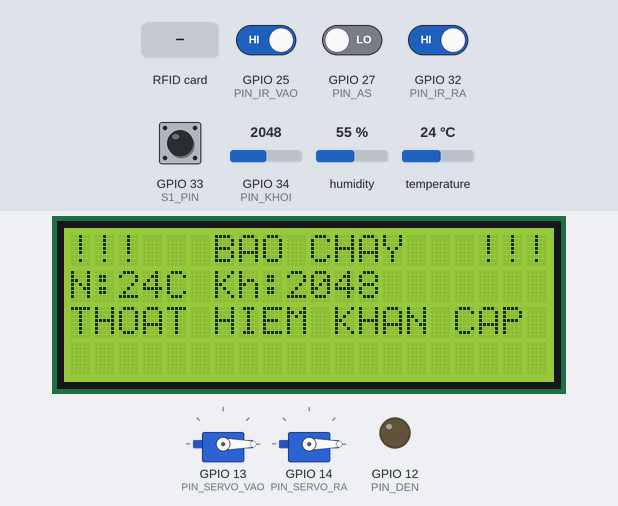
The sketch below on a simulated ESP32. On the bench: 2 × servo, 20×4 character LCD, output pins drawn as LEDs (lit = HIGH). The test bench sets the inputs (shaded band); at power-on: GPIO 25 (PIN_IR_VAO), GPIO 32 (PIN_IR_RA), GPIO 33 (S1_PIN) HIGH, GPIO 27 (PIN_AS) LOW, GPIO 34 (PIN_KHOI) = 2048, humidity 55 %, temperature 24 °C. EEPROM starts erased; pins used as bus, display or sensor lines are not drawn.

Above: at 1.2 s.
1.3 s: RFID card 63 07 E2 0C held to the reader
At 2.1 s:
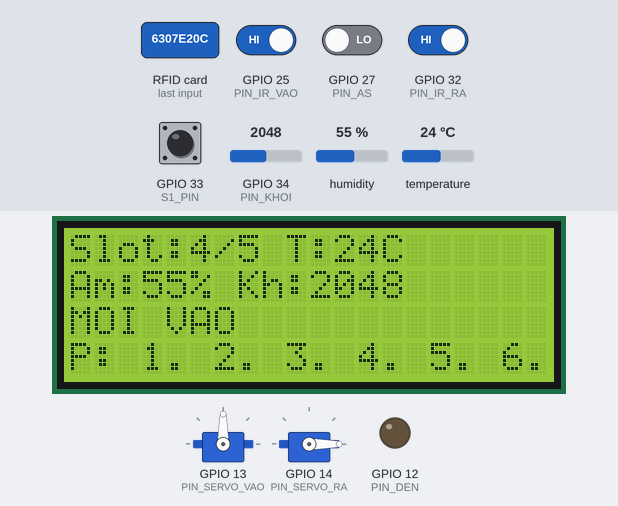
3.9 s: RFID card 6E 8A 42 03 held to the reader
At 4.6 s:
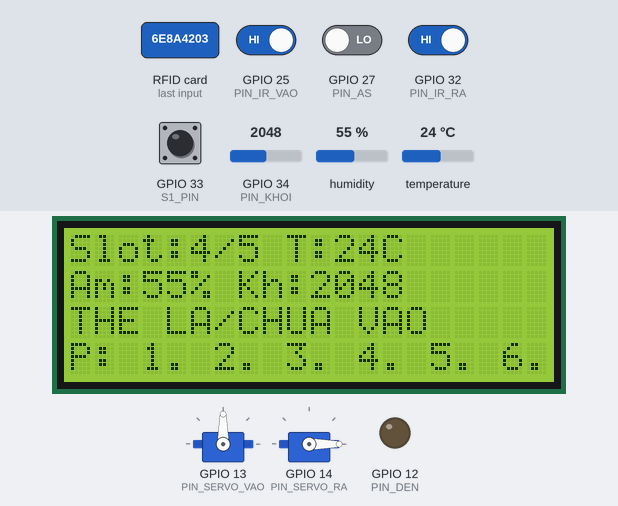
5.7 s: GPIO 34 (PIN_KHOI) set to 1928
At 7.9 s:
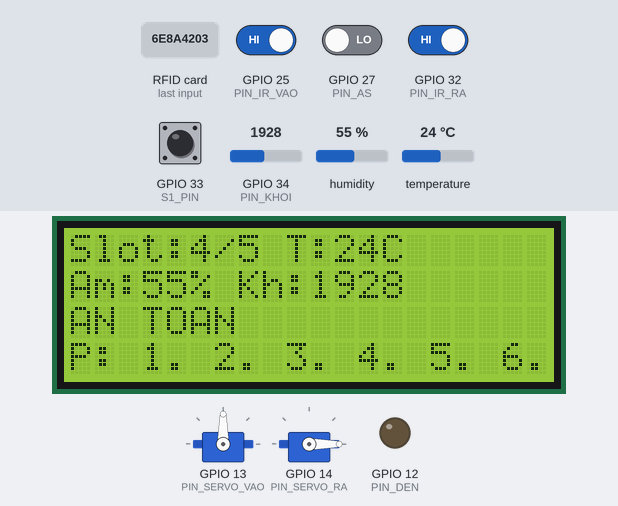
8.2 s: GPIO 33 (S1_PIN) pulled LOW for 1 s
11.1 s: RFID card 63 07 E2 0C held to the reader
At 11.8 s:
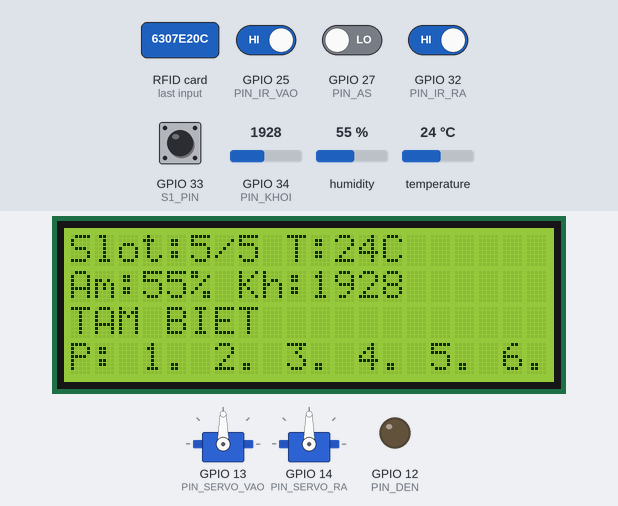
12.8 s: GPIO 33 (S1_PIN) pulled LOW for 3.2 s
Timing chart, 0 to 15.8 s (numbered marks = the images above; inputs shaded):
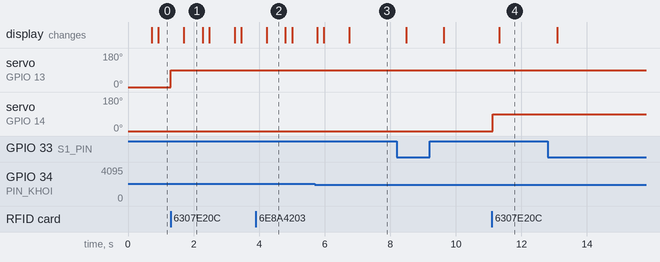

The sketch:

main.ino
```cpp
#include <SPI.h>
#include <MFRC522.h>
#include <ESP32Servo.h>
#include <LiquidCrystal_I2C.h>
#include <DHT.h>

#include "config.h"
#include "task_kiem_soat.h"
#include "task_hien_thi.h"
#include "task_an_toan.h"

MFRC522 rfidVao(SS_PIN_VAO, RST_PIN);
MFRC522 rfidRa(SS_PIN_RA, RST_PIN);
Servo barrierVao; Servo barrierRa;
LiquidCrystal_I2C lcd(0x27, 20, 4);
DHT dht22(PIN_DHT, DHT22);

float nhiet_do = 0.0, do_am = 0.0;
int nong_do_khoi = 0, so_cho_trong = 5;
String trang_thai_he_thong = "AN TOAN             ";
bool xe_dang_trong_bai[10] = {false};
bool trang_thai_slot[6] = {false};

void TaskDocSlot(void *pvParameters) {
  pinMode(S1_PIN, INPUT_PULLUP);
  for (;;) {
    trang_thai_slot[0] = (digitalRead(S1_PIN) == LOW);
    for(int i = 1; i < 6; i++) trang_thai_slot[i] = false;
    vTaskDelay(300 / portTICK_PERIOD_MS);
  }
}

void setup() {
  SPI.begin();
  xTaskCreate(TaskAnToan, "AnToan", 4096, NULL, 4, NULL);
  xTaskCreatePinnedToCore(TaskCongVao, "CongVao", 4096, NULL, 3, NULL, 1);
  xTaskCreatePinnedToCore(TaskCongRa,  "CongRa",  4096, NULL, 3, NULL, 1);
  xTaskCreate(TaskDocSlot, "DocSlot", 2048, NULL, 2, NULL);
  xTaskCreate(TaskHienThi, "HienThi", 2048, NULL, 2, NULL);
}

void loop() { vTaskDelay(10 / portTICK_PERIOD_MS); }
```

task_an_toan.h
```cpp
#ifndef TASK_AN_TOAN_H
#define TASK_AN_TOAN_H
#include "config.h"
#include <DHT.h>

extern DHT dht22;

void TaskAnToan(void *pvParameters) {
  dht22.begin();
  pinMode(PIN_KHOI, INPUT);

  pinMode(PIN_AS, INPUT);
  pinMode(PIN_DEN, OUTPUT);
  digitalWrite(PIN_DEN, LOW);

  for (;;) {
    nhiet_do = dht22.readTemperature();
    do_am = dht22.readHumidity();
    nong_do_khoi = analogRead(PIN_KHOI);

    // --- LOGIC CHIẾU SÁNG (ĐÃ ĐỔI SANG HIGH) ---
    // Nếu che tay (Tối) mà bồ thấy tín hiệu trả về là HIGH
    // thì dùng lệnh này để nó BẬT đèn bãi xe lên
    if (digitalRead(PIN_AS) == HIGH) {
      digitalWrite(PIN_DEN, HIGH); // Trời tối (Tín hiệu HIGH) -> Bật đèn
    } else {
      digitalWrite(PIN_DEN, LOW);  // Trời sáng (Tín hiệu LOW) -> Tắt đèn
    }

    // --- LOGIC BÁO CHÁY ---
    if (isnan(nhiet_do)) nhiet_do = 0;
    if (isnan(do_am)) do_am = 0;

    if (nhiet_do > 60 || nong_do_khoi > 2000) {
      trang_thai_he_thong = "CHAY!               ";
    } else {
      if (trang_thai_he_thong == "CHAY!               ") {
        trang_thai_he_thong = "AN TOAN             ";
      }
    }

    vTaskDelay(500 / portTICK_PERIOD_MS);
  }
}
#endif
```

task_hien_thi.h
```cpp
#ifndef TASK_HIEN_THI_H
#define TASK_HIEN_THI_H
#include "config.h"
#include <LiquidCrystal_I2C.h>

extern LiquidCrystal_I2C lcd;

void TaskHienThi(void *pvParameters) {
  lcd.init(); lcd.backlight();
  lcd.clear();

  for (;;) {
    String tt = trang_thai_he_thong;
    tt.trim();

    if (tt == "CHAY!") {
      lcd.setCursor(0, 0); lcd.print("!!!   BAO CHAY   !!!");
      lcd.setCursor(0, 1); lcd.print("N:"); lcd.print((int)nhiet_do); lcd.print("C Kh:"); lcd.print(nong_do_khoi); lcd.print("    ");
      lcd.setCursor(0, 2); lcd.print("THOAT HIEM KHAN CAP ");
      lcd.setCursor(0, 3); lcd.print("                    ");
      lcd.noBacklight(); vTaskDelay(200 / portTICK_PERIOD_MS); lcd.backlight(); vTaskDelay(200 / portTICK_PERIOD_MS);
    }
    else {
      lcd.setCursor(0, 0);
      String strLine0 = "Slot:" + String(so_cho_trong) + "/5 T:" + String((int)nhiet_do) + "C";
      lcd.print(strLine0);
      for(int i = strLine0.length(); i < 20; i++) lcd.print(" ");

      lcd.setCursor(0, 1);
      String strLine1 = "Am:" + String((int)do_am) + "% Kh:" + String(nong_do_khoi);
      lcd.print(strLine1);
      for(int i = strLine1.length(); i < 20; i++) lcd.print(" ");

      lcd.setCursor(0, 2);
      lcd.print(trang_thai_he_thong);

      lcd.setCursor(0, 3);
      lcd.print("P: ");
      for(int i = 0; i < 6; i++) {
        lcd.print(i+1);
        if(trang_thai_slot[i]) lcd.print("x"); else lcd.print(".");
        if(i < 5) lcd.print(" ");
      }
    }
    vTaskDelay(500 / portTICK_PERIOD_MS);
  }
}
#endif
```

task_kiem_soat.h
```cpp
#ifndef TASK_KIEM_SOAT_H
#define TASK_KIEM_SOAT_H
#include "config.h"
#include <MFRC522.h>
#include <ESP32Servo.h>
#include <Preferences.h>

extern MFRC522 rfidVao;
extern MFRC522 rfidRa;
extern Servo barrierVao; extern Servo barrierRa;

String danh_sach_xe[10];
int so_luong_the = 0;
int che_do_quan_ly = 0;
Preferences prefs;

SemaphoreHandle_t spi_mutex = NULL;
SemaphoreHandle_t servo_mutex = NULL;

void cap_nhat_flash() {
  prefs.putInt("count", so_luong_the);
  for (int i = 0; i < 10; i++) {
    String key = "c" + String(i);
    if (i < so_luong_the) prefs.putString(key.c_str(), danh_sach_xe[i]);
    else prefs.remove(key.c_str());
  }
}

void load_du_lieu_tu_flash() {
  prefs.begin("parking", false);
  so_luong_the = prefs.getInt("count", 0);
  if (so_luong_the == 0) {
    danh_sach_xe[0] = "63:07:E2:0C"; danh_sach_xe[1] = "6E:8A:42:03";
    danh_sach_xe[2] = "4B:F1:30:02"; danh_sach_xe[3] = "03:4D:E1:0C";
    danh_sach_xe[4] = "A9:09:44:03";
    so_luong_the = 5; cap_nhat_flash();
  } else {
    for (int i = 0; i < so_luong_the; i++) {
      String key = "c" + String(i);
      danh_sach_xe[i] = prefs.getString(key.c_str(), "");
    }
  }
}

// =========================================================
// TASK 1: QUẢN LÝ CỔNG VÀO
// =========================================================
void TaskCongVao(void *pvParameters) {
  load_du_lieu_tu_flash();
  spi_mutex = xSemaphoreCreateMutex();
  servo_mutex = xSemaphoreCreateMutex();

  // Setup chân cơ bản
  pinMode(SS_PIN_VAO, OUTPUT); digitalWrite(SS_PIN_VAO, HIGH);
  pinMode(PIN_IR_VAO, INPUT_PULLUP);
  barrierVao.attach(PIN_SERVO_VAO); barrierVao.write(0);

  // --- KHỞI ĐỘNG MẮT VÀO ĐÚNG 1 LẦN DUY NHẤT Ở ĐÂY ---
  vTaskDelay(100 / portTICK_PERIOD_MS);
  xSemaphoreTake(spi_mutex, portMAX_DELAY);
  rfidVao.PCD_Init();
  xSemaphoreGive(spi_mutex);

  for (;;) {
    String uid = ""; bool co_the = false;

    // --- TRONG VÒNG LẶP CHỈ KIỂM TRA THẺ, KHÔNG INIT NỮA ---
    xSemaphoreTake(spi_mutex, portMAX_DELAY);
    if (rfidVao.PICC_IsNewCardPresent() && rfidVao.PICC_ReadCardSerial()) {
      for (byte i = 0; i < rfidVao.uid.size; i++) {
        uid += String(rfidVao.uid.uidByte[i] < 0x10 ? "0" : "");
        uid += String(rfidVao.uid.uidByte[i], HEX);
        if (i < rfidVao.uid.size - 1) uid += ":";
      }
      co_the = true;
      rfidVao.PICC_HaltA(); rfidVao.PCD_StopCrypto1();
    }
    xSemaphoreGive(spi_mutex);

    if (co_the) {
      uid.toUpperCase(); uid.trim();

      // Tính năng Thẻ Master
      if (uid == "81:C4:6F:16") {
        che_do_quan_ly = (che_do_quan_ly + 1) % 3;
        if (che_do_quan_ly == 1) trang_thai_he_thong = "CHEDO: THEM THE     ";
        else if (che_do_quan_ly == 2) trang_thai_he_thong = "CHEDO: XOA THE      ";
        else trang_thai_he_thong = "CHEDO: BINH THUONG  ";
        vTaskDelay(1500 / portTICK_PERIOD_MS); trang_thai_he_thong = "AN TOAN             ";
        continue;
      }

      if (che_do_quan_ly == 1) {
        bool trung = false;
        for(int i=0; i<so_luong_the; i++) if(uid == danh_sach_xe[i]) trung = true;
        if (!trung && so_luong_the < 10) {
          danh_sach_xe[so_luong_the++] = uid; cap_nhat_flash();
          trang_thai_he_thong = "DA THEM THE!        ";
        } else { trang_thai_he_thong = "THE DA CO!          "; }
        vTaskDelay(1500 / portTICK_PERIOD_MS); trang_thai_he_thong = "AN TOAN             ";
      }
      else if (che_do_quan_ly == 2) {
        int vi_tri = -1;
        for(int i=0; i<so_luong_the; i++) if(uid == danh_sach_xe[i]) vi_tri = i;
        if (vi_tri != -1) {
          for(int i = vi_tri; i < so_luong_the - 1; i++) danh_sach_xe[i] = danh_sach_xe[i+1];
          so_luong_the--; cap_nhat_flash();
          trang_thai_he_thong = "DA XOA THE!         ";
        } else { trang_thai_he_thong = "THE KHONG CO!       "; }
        vTaskDelay(1500 / portTICK_PERIOD_MS); trang_thai_he_thong = "AN TOAN             ";
      }
      else {
        int idx = -1;
        for (int i = 0; i < so_luong_the; i++) if (uid == danh_sach_xe[i]) { idx = i; break; }

        if (idx != -1) {
          if (!xe_dang_trong_bai[idx]) {
            if (so_cho_trong > 0) {
              trang_thai_he_thong = "MOI VAO             ";
              so_cho_trong--; xe_dang_trong_bai[idx] = true;

              xSemaphoreTake(servo_mutex, portMAX_DELAY);
              barrierVao.write(90);
              vTaskDelay(300 / portTICK_PERIOD_MS);
              xSemaphoreGive(servo_mutex);

              while(digitalRead(PIN_IR_VAO) == HIGH) { vTaskDelay(20 / portTICK_PERIOD_MS); }
              while(digitalRead(PIN_IR_VAO) == LOW) { vTaskDelay(20 / portTICK_PERIOD_MS); }
              vTaskDelay(500 / portTICK_PERIOD_MS);

              xSemaphoreTake(servo_mutex, portMAX_DELAY);
              barrierVao.write(0);
              vTaskDelay(300 / portTICK_PERIOD_MS);
              xSemaphoreGive(servo_mutex);

              trang_thai_he_thong = "AN TOAN             ";
            } else {
              trang_thai_he_thong = "HET CHO!            ";
              vTaskDelay(2000 / portTICK_PERIOD_MS); trang_thai_he_thong = "AN TOAN             ";
            }
          } else { trang_thai_he_thong = "DA TRONG BAI        "; vTaskDelay(1500 / portTICK_PERIOD_MS); trang_thai_he_thong = "AN TOAN             "; }
        } else { trang_thai_he_thong = "THE LA!             "; vTaskDelay(1000 / portTICK_PERIOD_MS); trang_thai_he_thong = "AN TOAN             "; }
      }
    }
    vTaskDelay(30 / portTICK_PERIOD_MS);
  }
}

// =========================================================
// TASK 2: QUẢN LÝ CỔNG RA
// =========================================================
void TaskCongRa(void *pvParameters) {
  while(spi_mutex == NULL || servo_mutex == NULL) { vTaskDelay(10 / portTICK_PERIOD_MS); }

  pinMode(SS_PIN_RA, OUTPUT); digitalWrite(SS_PIN_RA, HIGH);
  pinMode(PIN_IR_RA, INPUT_PULLUP);
  barrierRa.attach(PIN_SERVO_RA); barrierRa.write(0);

  // --- KHỞI ĐỘNG MẮT RA ĐÚNG 1 LẦN DUY NHẤT Ở ĐÂY ---
  vTaskDelay(100 / portTICK_PERIOD_MS);
  xSemaphoreTake(spi_mutex, portMAX_DELAY);
  rfidRa.PCD_Init();
  xSemaphoreGive(spi_mutex);

  for (;;) {
    String uid = ""; bool co_the = false;

    // --- TRONG VÒNG LẶP CHỈ KIỂM TRA THẺ ---
    xSemaphoreTake(spi_mutex, portMAX_DELAY);
    if (rfidRa.PICC_IsNewCardPresent() && rfidRa.PICC_ReadCardSerial()) {
      for (byte i = 0; i < rfidRa.uid.size; i++) {
        uid += String(rfidRa.uid.uidByte[i] < 0x10 ? "0" : "");
        uid += String(rfidRa.uid.uidByte[i], HEX);
        if (i < rfidRa.uid.size - 1) uid += ":";
      }
      co_the = true;
      rfidRa.PICC_HaltA(); rfidRa.PCD_StopCrypto1();
    }
    xSemaphoreGive(spi_mutex);

    if (co_the) {
      uid.toUpperCase(); uid.trim();
      if (uid == "81:C4:6F:16") { che_do_quan_ly = 0; trang_thai_he_thong = "CHEDO: BINH THUONG  "; vTaskDelay(1500 / portTICK_PERIOD_MS); trang_thai_he_thong = "AN TOAN             "; }
      else if (che_do_quan_ly == 0) {
        int idx = -1;
        for (int i = 0; i < so_luong_the; i++) if (uid == danh_sach_xe[i]) { idx = i; break; }

        if (idx != -1 && xe_dang_trong_bai[idx]) {
          trang_thai_he_thong = "TAM BIET            ";
          so_cho_trong++; xe_dang_trong_bai[idx] = false;

          xSemaphoreTake(servo_mutex, portMAX_DELAY);
          barrierRa.write(90);
          vTaskDelay(300 / portTICK_PERIOD_MS);
          xSemaphoreGive(servo_mutex);

          while(digitalRead(PIN_IR_RA) == HIGH) { vTaskDelay(20 / portTICK_PERIOD_MS); }
          while(digitalRead(PIN_IR_RA) == LOW) { vTaskDelay(20 / portTICK_PERIOD_MS); }
          vTaskDelay(500 / portTICK_PERIOD_MS);

          xSemaphoreTake(servo_mutex, portMAX_DELAY);
          barrierRa.write(0);
          vTaskDelay(300 / portTICK_PERIOD_MS);
          xSemaphoreGive(servo_mutex);

          trang_thai_he_thong = "AN TOAN             ";
        } else { trang_thai_he_thong = "THE LA/CHUA VAO     "; vTaskDelay(1000 / portTICK_PERIOD_MS); trang_thai_he_thong = "AN TOAN             "; }
      }
    }
    vTaskDelay(30 / portTICK_PERIOD_MS);
  }
}
#endif
```

config.h
```cpp
#ifndef CONFIG_H
#define CONFIG_H
#include <Arduino.h>

// --- 1. CHÂN CẢM BIẾN ---
#define PIN_KHOI       34
#define PIN_DHT        4
#define PIN_IR_VAO     25
#define PIN_IR_RA      32

// --- 2. CHÂN ĐIỀU KHIỂN ---
#define PIN_SERVO_VAO  13
#define PIN_SERVO_RA   14

// --- 3. CHÂN GIAO TIẾP RFID ---
#define SS_PIN_VAO     5
#define SS_PIN_RA      17
#define RST_PIN        2    //

// --- 4. TÍNH NĂNG MỚI ---
#define S1_PIN         33   // Cảm biến vị trí số 1
#define PIN_AS         27   // <--- Cảm biến ánh sáng chiếm chân của còi cũ
#define PIN_DEN        12   // Đèn LED bãi xe

// --- 5. BIẾN DÙNG CHUNG ---
extern float nhiet_do;
extern float do_am;
extern int nong_do_khoi;
extern String trang_thai_he_thong;
extern int so_cho_trong;
extern bool xe_dang_trong_bai[10];
extern bool trang_thai_slot[6];

#endif
```

Measured:
- the behaviour switches between 2001 and 2000 on GPIO 34 (PIN_KHOI) (found by bisection; images 2 and 3)
- after the input at 1.3 s, servo on GPIO 13 (PIN_SERVO_VAO): 0° → 90° at once; the display: changes after 0.40 s (image 1)
- after the input at 3.9 s, the display: changes after 0.33 s (image 2)
- after the input at 5.7 s, the display: first differs from a run without the input after 1.1 s (image 3)
- after the input at 11.1 s, servo on GPIO 14 (PIN_SERVO_RA): 0° → 90° at once; the display: changes after 0.23 s (image 4)
- what the display in image 1 shows lasts 0.6 s, from 1.7 s to 2.3 s
